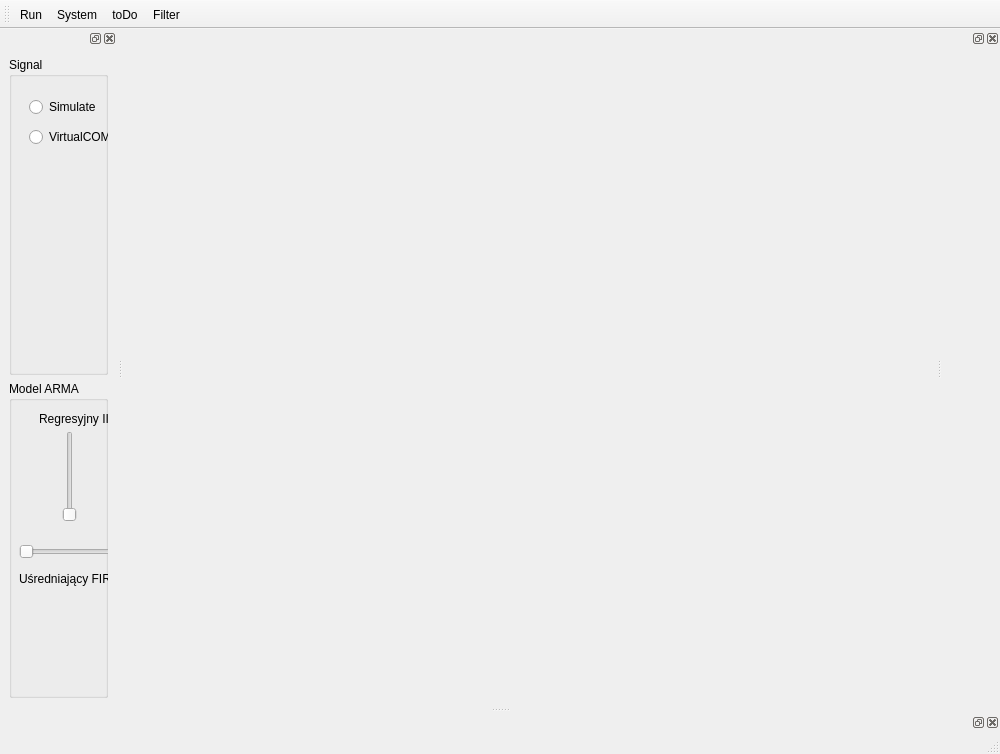
<?xml version="1.0" encoding="UTF-8"?>
<ui version="4.0">
 <class>MainWindow</class>
 <widget class="QMainWindow" name="MainWindow">
  <property name="geometry">
   <rect>
    <x>0</x>
    <y>0</y>
    <width>1000</width>
    <height>754</height>
   </rect>
  </property>
  <property name="windowTitle">
   <string>MainWindow</string>
  </property>
  <property name="unifiedTitleAndToolBarOnMac">
   <bool>false</bool>
  </property>
  <widget class="QWidget" name="centralwidget">
   <layout class="QGridLayout" name="gridLayout">
    <item row="2" column="0">
     <widget class="Plot" name="plot_2" native="true"/>
    </item>
    <item row="1" column="0">
     <widget class="Plot" name="plot" native="true"/>
    </item>
   </layout>
  </widget>
  <widget class="QMenuBar" name="menubar">
   <property name="geometry">
    <rect>
     <x>0</x>
     <y>0</y>
     <width>1000</width>
     <height>24</height>
    </rect>
   </property>
  </widget>
  <widget class="QStatusBar" name="statusbar"/>
  <widget class="QToolBar" name="toolBar">
   <property name="windowTitle">
    <string>toolBar</string>
   </property>
   <attribute name="toolBarArea">
    <enum>TopToolBarArea</enum>
   </attribute>
   <attribute name="toolBarBreak">
    <bool>false</bool>
   </attribute>
   <addaction name="actionRun"/>
   <addaction name="actionFile"/>
   <addaction name="actiontoDo"/>
   <addaction name="actionFilter"/>
  </widget>
  <widget class="QDockWidget" name="dockWidget">
   <attribute name="dockWidgetArea">
    <number>1</number>
   </attribute>
   <widget class="QWidget" name="dockWidgetContents">
    <layout class="QVBoxLayout" name="verticalLayout">
     <item>
      <widget class="QGroupBox" name="groupBox">
       <property name="title">
        <string>Signal</string>
       </property>
       <widget class="QRadioButton" name="radioButton">
        <property name="geometry">
         <rect>
          <x>20</x>
          <y>40</y>
          <width>99</width>
          <height>20</height>
         </rect>
        </property>
        <property name="text">
         <string>Simulate</string>
        </property>
       </widget>
       <widget class="QRadioButton" name="radioButton_2">
        <property name="geometry">
         <rect>
          <x>20</x>
          <y>70</y>
          <width>99</width>
          <height>20</height>
         </rect>
        </property>
        <property name="text">
         <string>VirtualCOM</string>
        </property>
       </widget>
      </widget>
     </item>
     <item>
      <widget class="QGroupBox" name="groupBox_2">
       <property name="title">
        <string>Model ARMA</string>
       </property>
       <widget class="QSlider" name="verticalSlider">
        <property name="geometry">
         <rect>
          <x>50</x>
          <y>50</y>
          <width>22</width>
          <height>91</height>
         </rect>
        </property>
        <property name="orientation">
         <enum>Qt::Vertical</enum>
        </property>
       </widget>
       <widget class="QLabel" name="label_2">
        <property name="geometry">
         <rect>
          <x>30</x>
          <y>30</y>
          <width>91</width>
          <height>16</height>
         </rect>
        </property>
        <property name="text">
         <string>Regresyjny IIR</string>
        </property>
       </widget>
       <widget class="QLabel" name="label">
        <property name="geometry">
         <rect>
          <x>10</x>
          <y>190</y>
          <width>111</width>
          <height>16</height>
         </rect>
        </property>
        <property name="text">
         <string>Uśredniający FIR</string>
        </property>
       </widget>
       <widget class="QSlider" name="horizontalSlider">
        <property name="geometry">
         <rect>
          <x>10</x>
          <y>160</y>
          <width>121</width>
          <height>22</height>
         </rect>
        </property>
        <property name="orientation">
         <enum>Qt::Horizontal</enum>
        </property>
       </widget>
      </widget>
     </item>
    </layout>
   </widget>
  </widget>
  <widget class="QDockWidget" name="dockWidget_4">
   <attribute name="dockWidgetArea">
    <number>8</number>
   </attribute>
   <widget class="QWidget" name="dockWidgetContents_4"/>
  </widget>
  <widget class="QDockWidget" name="dockWidget_10">
   <attribute name="dockWidgetArea">
    <number>2</number>
   </attribute>
   <widget class="QWidget" name="dockWidgetContents_10"/>
  </widget>
  <action name="actionRun">
   <property name="checkable">
    <bool>true</bool>
   </property>
   <property name="icon">
    <iconset resource="../../../Users/ki_02/Downloads/DataTransfer_EMGspparateCh/resources.qrc">
     <normaloff>:/icons/run.png</normaloff>:/icons/run.png</iconset>
   </property>
   <property name="text">
    <string>Run</string>
   </property>
   <property name="shortcut">
    <string>Space</string>
   </property>
  </action>
  <action name="actionFile">
   <property name="icon">
    <iconset resource="../../../Users/ki_02/Downloads/DataTransfer_EMGspparateCh/resources.qrc">
     <normaloff>:/icons/save.png</normaloff>
     <normalon>appicon.png</normalon>
     <disabledoff>appicon.png</disabledoff>:/icons/save.png</iconset>
   </property>
   <property name="text">
    <string>System</string>
   </property>
   <property name="toolTip">
    <string>Opearate</string>
   </property>
   <property name="shortcut">
    <string>Ctrl+S</string>
   </property>
  </action>
  <action name="actiontoDo">
   <property name="checkable">
    <bool>true</bool>
   </property>
   <property name="icon">
    <iconset>
     <normaloff>../MeansView-master/icons/uploadFile.png</normaloff>
     <normalon>:/icons/uploadFile.png</normalon>../MeansView-master/icons/uploadFile.png</iconset>
   </property>
   <property name="text">
    <string>toDo</string>
   </property>
   <property name="shortcut">
    <string>Ctrl+D</string>
   </property>
  </action>
  <action name="actionFilter">
   <property name="icon">
    <iconset>
     <normaloff>../MeansView-master/icons/iconfinder_filter_1608702.png</normaloff>../MeansView-master/icons/iconfinder_filter_1608702.png</iconset>
   </property>
   <property name="text">
    <string>Filter</string>
   </property>
   <property name="shortcut">
    <string>Ctrl+F</string>
   </property>
  </action>
 </widget>
 <customwidgets>
  <customwidget>
   <class>Plot</class>
   <extends>QWidget</extends>
   <header>plot.h</header>
   <container>1</container>
  </customwidget>
 </customwidgets>
 <resources/>
 <connections/>
</ui>
